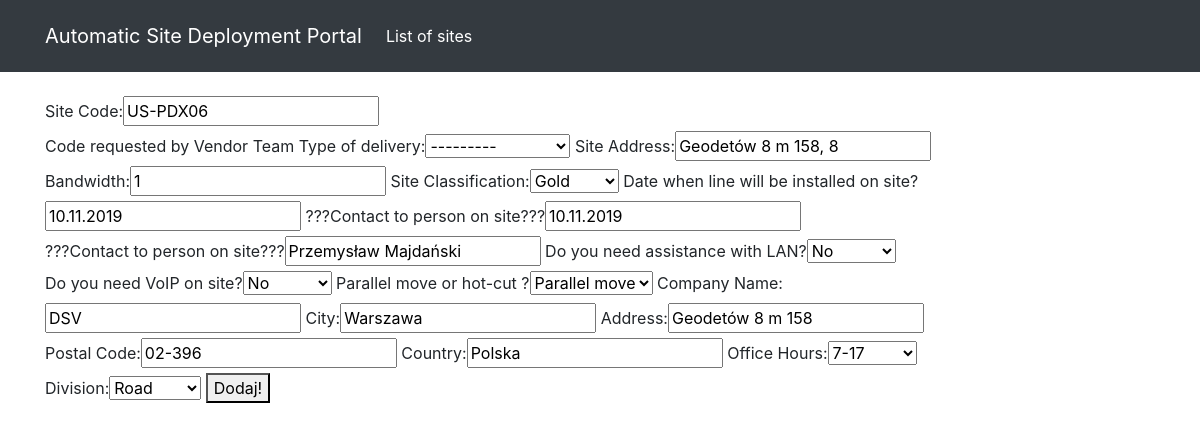
Page /lbe_portal/update/3 on the committed database.
### lbeportal/models.py (models this page shows, shortened)
class SiteVendor(models.Model):
    site_code = models.CharField(verbose_name="Site Code", max_length=10, help_text='Code requested by Vendor Team')
    delivery_type = models.CharField(choices=DELIVERY_TYPE, verbose_name='Type of delivery', max_length=64)
    address = models.CharField(verbose_name="Site Address", max_length=64)
    bandwidth = models.IntegerField(verbose_name="Bandwidth")
    site_classification = models.CharField(choices=CLASSIFICATION, verbose_name="Site Classification:", max_length=64)
    instalation_date = models.CharField(verbose_name="Date when line will be installed on site?", max_length=64)
    local_contact = models.CharField(verbose_name="???Contact to person on site???", max_length=64)
    technical_contact = models.CharField(verbose_name="???Contact to person on site???", max_length=64)
    lan_assistance = models.BooleanField(choices=BOLEAN, verbose_name="Do you need assistance with LAN?")
    voip_assistance = models.BooleanField(choices=BOLEAN, verbose_name="Do you need VoIP on site?")
    parrarelorhot = models.IntegerField(verbose_name="Parallel move or hot-cut ?", choices=PARRAREL)
    company_name = models.CharField(verbose_name="Company Name:", max_length=64)
    city = models.CharField(verbose_name="City:", max_length=64)
    address_2 = models.CharField(verbose_name="Address:", max_length=64)
    post_code = models.CharField(verbose_name="Postal Code:", max_length=64)
    country = models.CharField(verbose_name="Country:", max_length=64)
    office_hours = models.IntegerField(choices=OFFICE_HOURS, verbose_name="Office Hours:")
    division = models.IntegerField(choices=DIVISION ,verbose_name="Division:")

### lbeportal/views.py (the view)
# urls.py: path('update/<int:pk>', SiteVendorUpdateView.as_view(), name='update'),
class SiteVendorUpdateView(UpdateView):
    template_name = 'sitevendor_update.html'
    queryset = SiteVendor.objects.all()
    fields = '__all__'

### templates/sitevendor_update.html (shortened to what this page needs)
{% extends 'base.html' %}
{% block content %}
    <form action="" method="POST">
    {{ form }}
        <button type="submit">Dodaj!</button>
{% endblock %}

### rows in the picture
SiteVendor: site_code "US-PDX06", delivery_type "---------", address "Geodetów 8 m 158, 8", bandwidth "1", site_classification "Gold", instalation_date "10.11.2019", local_contact "10.11.2019", technical_contact "Przemysław Majdański", lan_assistance "No", voip_assistance "No", parrarelorhot "Parallel move", company_name "DSV", city "Warszawa", address_2 "Geodetów 8 m 158", post_code "02-396", country "Polska", office_hours "7-17", division "Road"
